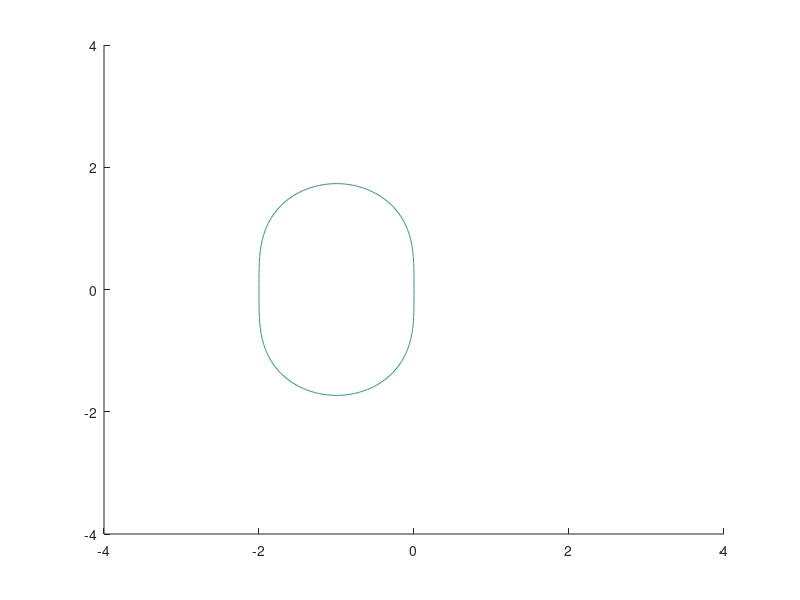

Reproduce this figure in MATLAB. (Note: this script raises an error after producing the figure.)
%Stability plots for 4 different numerical methods:
%Heun's method, RK4, Forward Euler, and Leapfrog/Midpoint 

%Clear all previous variables, and close all previous windows
clear all; close all; clc;

% Specifying the x and y range that will be used for plotting the graphs
xl = -4; xr = 4;
x_axis = [xl,xr];
yl = -4; yr = 4;
y_axis = [yl,yr];

% Constructing a mesh for the graph
x_lin = linspace(xl,xr,401);
y_lin = linspace(yl,yr,401);
[x,y] = meshgrid(x_lin,y_lin);

% Calculating z for z-transform domain
z = x + y*i;

%%%%%%%%%%%%%%%%%%%%%%%%%%%%%%%%%%
%Stability calculations
%%%%%%%%%%%%%%%%%%%%%%%%%%%%%%%%%%

%Heun's method
Heun = 1 + z + 0.5*z.^2;
Heun = abs(Heun);

%RK4 
RK4 = 1 + z + 1/2*z.^2 + 1/6*z.^3 + 1/24*z.^4;
RK4 = abs(RK4);

%Forward Euler
t = linspace(0,2*pi,200); %Theta
l_d_t = exp(t*i)-1; %lamda * delta t
x_R = real(l_d_t); %Real part of lambda * delta t
y_I = imag(l_d_t); %Imaginary part of lambda * delta t

%Leapfrog
%Stability region for Leapfrog is only on the imaginary axis, and not on
%the real axis, therefore, it is just a vertical line within the limits of
%-1 and 1.


%%%%%%%%%%%%%%%%%%%%%%%%%%%%%%%%%%%%%%%
%Plotting Stability Regions
%%%%%%%%%%%%%%%%%%%%%%%%%%%%%%%%%%%%%%%

figure(1)

%Plotting Heun's stability
contour(x,y,Heun,[1 1],'color','[0.8500, 0.3250, 0.0980].','linewidth',3);
hold on;

%Plotting RK4 Stability
contour(x,y,RK4,[1 1],'b--','linewidth',3);
hold on;

%Plotting Forward Euler Stability
plot(x_R,y_I,'m-','linewidth',3)
hold on;

%Plotting Leapfrog Stability
line([0,0],[-1,1],'linestyle','-','color','r','linewidth',4);

%Setting the graph up
axis([x_axis,y_axis]);
grid on;

%Graph Labels
xlabel('Real($\lambda_{i} \Delta t$)','interpreter','latex');
ylabel('Imaginary($\lambda_{i} \Delta t$)','interpreter','latex');
legend({'Heuns','RK4','Forward Euler','Leapfrog'},'interpreter','latex')
set(gca,'FontName','Times New Roman','FontSize',18)

%Scaling
set(gcf, 'PaperUnits', 'centimeters')
set(gcf, 'PaperSize', [22 22])
set(gcf, 'Units', 'centimeters' )
set(gcf, 'Position', [0 0 22 22])
set(gcf, 'PaperPosition', [0 0 22 22])
set(gcf, 'PaperPositionMode', 'auto')
saveas(gcf,'Stability.jpg')